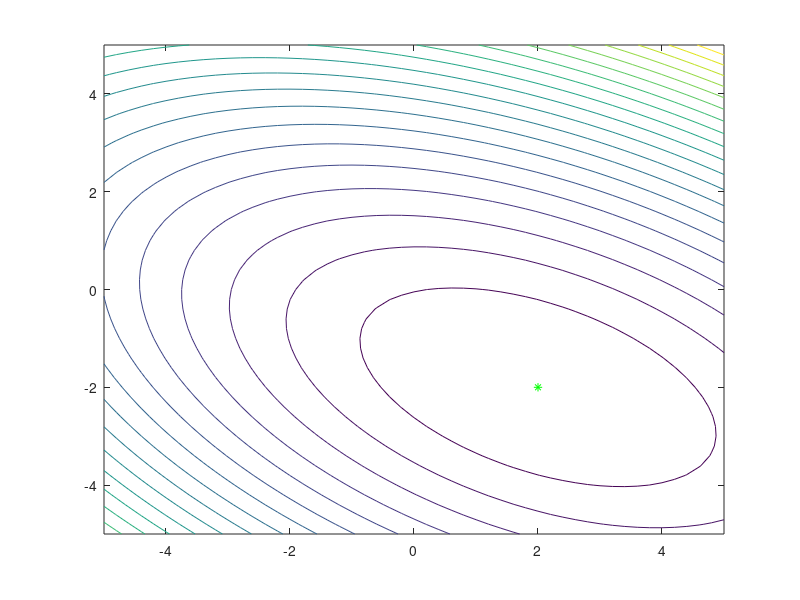

Reproduce this figure in MATLAB. (Note: this script raises an error after producing the figure.)
close all 
clear
A=[3 2;2 6]
H=A; % Hessian
b=[2;-8];
fx='funcps5';
d1fx=['d1',fx];
tol=1e-5;  
maxiter=40;

[U,S,V]=svd(A);

xg=-5:.2:5;
yg=-5:.2:5;
[x1,x2]=meshgrid(xg,yg);
z=1/2*(x1.*(A(1,1).*x1+A(1,2).*x2)+x2.*(A(2,1).*x1+A(2,2).*x2))-b(1).*x1-b(2).*x2;
contour(x1,x2,z,20); hold on

xmin=A\b;

plot(xmin(1),xmin(2),'g*');

x0=[-2;2];


plotvector(V(:,1),xmin,'g');
plotvector(V(:,2),xmin,'b');

% Steepest Descent minimization
[ysd,fy,normdeltay,normgrad]=steep_desc2(fx,d1fx,H,x0,maxiter,tol); 
i=1:max(size(ysd));
plot(ysd(i,1),ysd(i,2),'r');plot(ysd(end,1),ysd(end,2),'r*');
plot(ysd(i,1),ysd(i,2),'r.');

hold off


% Minimization along eigenvectors
%Test for eigenvectors
test1=V(:,1)'*A*V(:,2)
test2=V(:,2)'*A*V(:,1)
test3=V(:,1)'*V(:,2)
test4=V(:,2)'*V(:,1)

p1=V(:,1);
p2=V(:,2);

S=[p1 p2];
SI=inv(S);

bb=S'*b;
D=S'*A*S;


%xx1=SI(1,1).*x1+SI(1,2).*x2;
%xx2=SI(2,1).*x1+SI(2,2).*x2;

figure(2)
subplot(221)
contour(x1,x2,z,20); hold on
[ysd,fy,normdeltay,normgrad]=desc_dir(A,b,S,[0 0],maxiter,tol)

i=1:max(size(ysd));
plot(ysd(i,1),ysd(i,2),'r');plot(ysd(end,1),ysd(end,2),'r*');
plot(ysd(i,1),ysd(i,2),'r.');

hold off

subplot(222)
zz=1/2*(x1.*(D(1,1).*x1+D(1,2).*x2)+x2.*(D(2,1).*x1+D(2,2).*x2))-bb(1).*x1-bb(2).*x2;
contour(x1,x2,zz,20); hold on
ysdt=SI*ysd';
ysdt=ysdt';

i=1:max(size(ysd));
plot(ysdt(i,1),ysdt(i,2),'r');plot(ysdt(end,1),ysdt(end,2),'r*');
plot(ysdt(i,1),ysdt(i,2),'r.');

hold off


% The same as before with conjugate directions
% Find conjugate directions
[x,rho,niter,J,S]=conj_direc(A,b,tol,length(xmin),[0 0]);

S=S(:,1:2);

p1=S(:,1);
p2=S(:,2);


%Test for conjugacy
test1=p1'*A*p2
test2=p2'*A*p1
test3=p1'*p2
test4=p2'*p1


bb=S'*b;
D=S'*A*S;
SI=inv(S);




subplot(223)
contour(x1,x2,z,20); hold on
[ysd,fy,normdeltay,normgrad]=desc_dir(A,b,S,[0 0],maxiter,tol)
i=1:max(size(ysd));
plot(ysd(i,1),ysd(i,2),'r');plot(ysd(end,1),ysd(end,2),'r*');
plot(ysd(i,1),ysd(i,2),'r.');

hold off

subplot(224)
zz=1/2*(x1.*(D(1,1).*x1+D(1,2).*x2)+x2.*(D(2,1).*x1+D(2,2).*x2))-bb(1).*x1-bb(2).*x2;
contour(x1,x2,zz,20); hold on
ysdt=SI*ysd';
ysdt=ysdt';

i=1:max(size(ysd));
plot(ysdt(i,1),ysdt(i,2),'r');plot(ysdt(end,1),ysdt(end,2),'r*');
plot(ysdt(i,1),ysdt(i,2),'r.');

hold off



display('The same as before with Grand Schmidt') 
% Find conjugate directions

%[x,rho,niter,J,S]=conj_direc(A,b,tol,length(xmin),[0 0]);
theta=pi/2;
rot=[cos(theta) -sin(theta); sin(theta) cos(theta)];
  
u1=b;
u2=rot*u1;

p1=u1/norm(u1);
p2=u2-(u2'*A*p1)/(p1'*A*p1)*p1
p2=p2/norm(p2);

S=[p1 p2];

display('Test for Conjugacy') 
test1=p1'*A*p2
test2=p2'*A*p1
test3=p1'*p2
test4=p2'*p1


bb=S'*b;
D=S'*A*S;
SI=inv(S);

figure(3)

subplot(221)
contour(x1,x2,z,20); hold on
[ysd,fy,normdeltay,normgrad]=desc_dir(A,b,S,[0 0],maxiter,tol)


i=1:max(size(ysd));
plot(ysd(i,1),ysd(i,2),'r');plot(ysd(end,1),ysd(end,2),'r*');
plot(ysd(i,1),ysd(i,2),'r.');

hold off

subplot(222)
zz=1/2*(x1.*(D(1,1).*x1+D(1,2).*x2)+x2.*(D(2,1).*x1+D(2,2).*x2))-bb(1).*x1-bb(2).*x2;
contour(x1,x2,zz,20); hold on

ysdt=SI*ysd';
ysdt=ysdt';

i=1:max(size(ysd));
plot(ysdt(i,1),ysdt(i,2),'r');plot(ysdt(end,1),ysdt(end,2),'r*');
plot(ysdt(i,1),ysdt(i,2),'r.');



hold off



return;


% The same as before with conjugate directions preconditioned
% Find conjugate directions

[x,rho,niter,J,S]=conj_direc(A,b,tol,length(xmin),[0 0]);
S=S(:,1:2);
lambda=svd(A);

%p1=1/sqrt(lambda(2))*S(:,1);
%p2=1/sqrt(lambda(1))*S(:,2);

p1=S(:,1);
p2=S(:,2);

p10=p1;
p20=p2;

p1=p1/sqrt(p1'*A*p1);
p2=p2/sqrt(p2'*A*p2);

S=[p1 p2];
SI=inv(S);
%Test for conjugacy and orthgonality
test1=p1'*A*p2
test2=p2'*A*p1
test3=p1'*p2
test4=p2'*p1


bb=S'*b;
D=S'*A*S;

figure(4)

subplot(221)
contour(x1,x2,z,20); hold on
[ysd,fy,normdeltay,normgrad]=desc_dir(A,b,S,[0 0],maxiter,tol)


i=1:max(size(ysd));
plot(ysd(i,1),ysd(i,2),'r');plot(ysd(end,1),ysd(end,2),'r*');
plot(ysd(i,1),ysd(i,2),'r.');

hold off

subplot(222)
zz=1/2*(x1.*(D(1,1).*x1+D(1,2).*x2)+x2.*(D(2,1).*x1+D(2,2).*x2))-bb(1).*x1-bb(2).*x2;
contour(x1,x2,zz,20); hold on
ysdt=SI*ysd';
ysdt=ysdt';

i=1:max(size(ysd));
plot(ysdt(i,1),ysdt(i,2),'r');plot(ysdt(end,1),ysdt(end,2),'r*');
plot(ysdt(i,1),ysdt(i,2),'r.');

hold off



subplot(223)
[ysd,fy,normdeltay,normgrad]=desc_dir(D,bb,bb(:),[0 0],maxiter,tol)
contour(x1,x2,z,20); hold on
ysdt=SI*ysd';
ysdt=ysdt';

i=1:max(size(ysd));
plot(ysd(i,1),ysd(i,2),'r');plot(ysd(end,1),ysd(end,2),'r*');
plot(ysd(i,1),ysd(i,2),'r.');

hold off



%i=1:max(size(ysd));
%plot(ysd(i,1),ysd(i,2),'r');plot(ysd(end,1),ysd(end,2),'r*');
%plot(ysd(i,1),ysd(i,2),'r.');
%hold off
